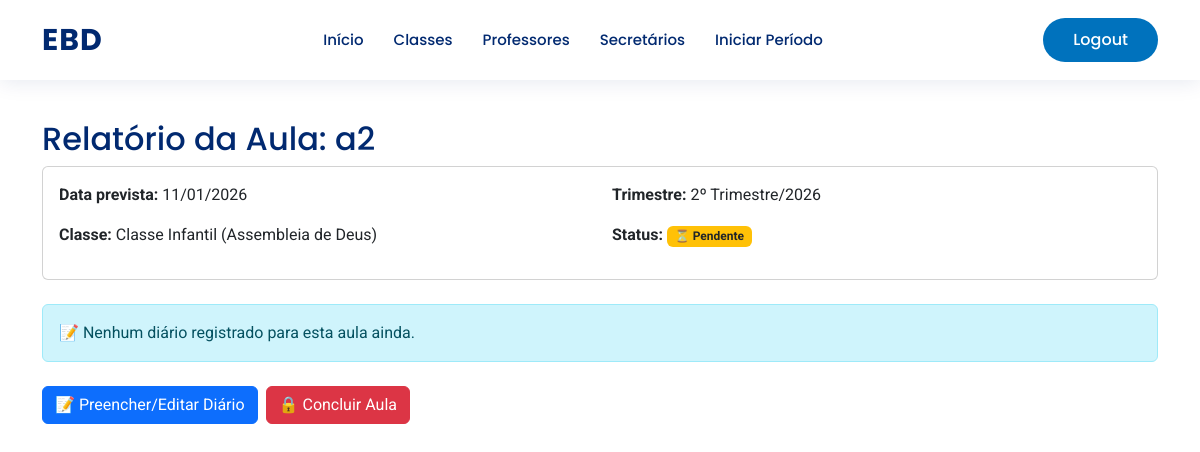
/relatorios/aula/52/ (signed in), run on an earlier commit of the app's database.
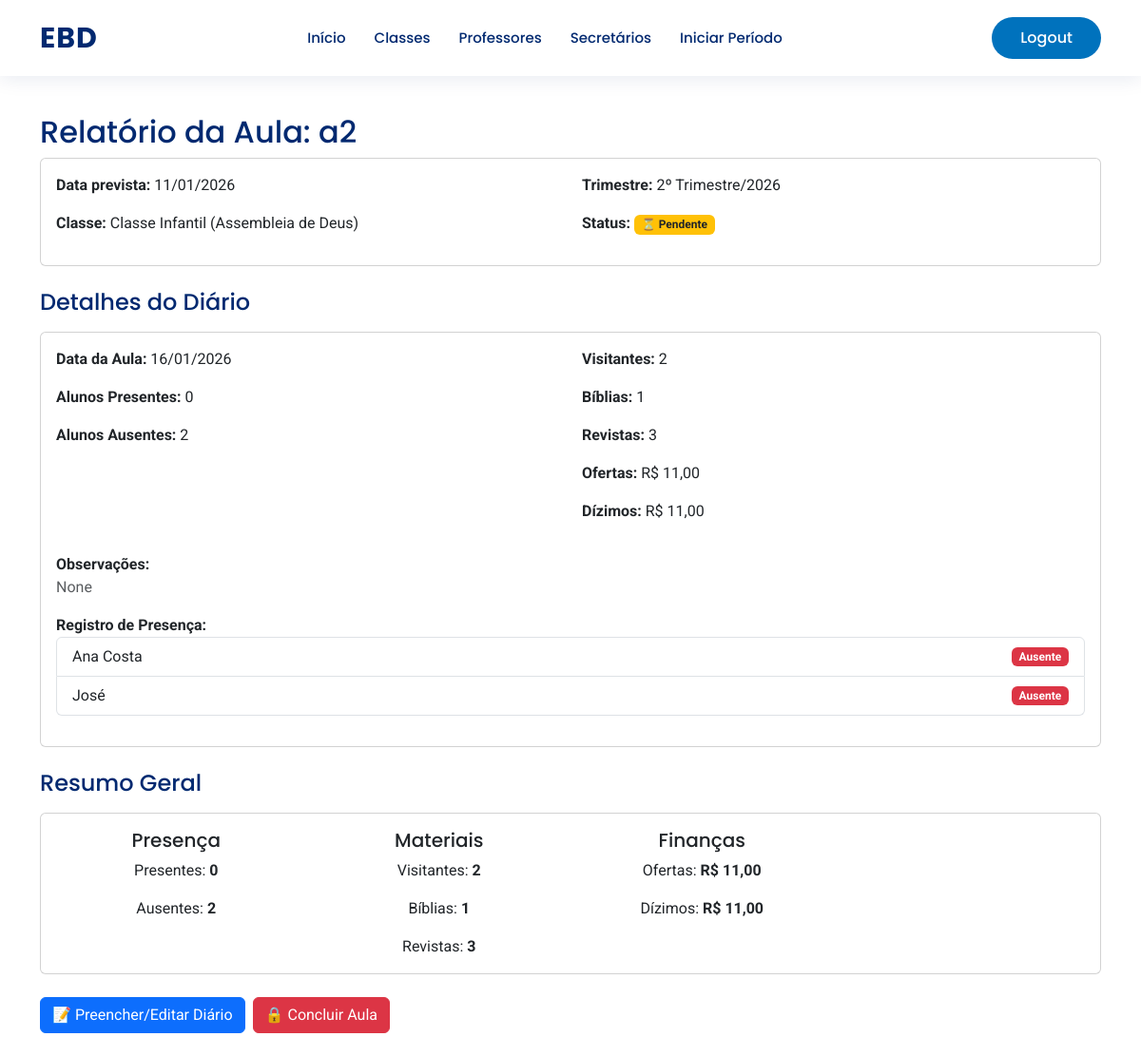
And on a later commit of the database.
### base/models.py (models this page shows, shortened)
class Diario(models.Model):
    aula = models.OneToOneField(Aula, on_delete=models.CASCADE, related_name="diario")
    data_da_aula = models.DateField(default=timezone.now)
    alunos_presentes = models.PositiveIntegerField(default=0)
    alunos_ausentes = models.PositiveIntegerField(default=0)
    visitantes = models.PositiveIntegerField(default=0)
    biblias = models.PositiveIntegerField(default=0)
    revistas = models.PositiveIntegerField(default=0)
    ofertas = models.DecimalField(max_digits=10, decimal_places=2, default=0.00)
    dizimos = models.DecimalField(max_digits=10, decimal_places=2, default=0.00)
    observacoes = models.TextField(blank=True, null=True)
    class Meta:
        verbose_name = "Diário"
        verbose_name_plural = "Diários"

class Presenca(models.Model):
    PRESENCA_CHOICES = [
        ('P', 'Presente'),
        ('F', 'Ausente'),
    ]
    aluno = models.ForeignKey(Aluno, on_delete=models.PROTECT, related_name="presencas")
    diario = models.ForeignKey(Diario, on_delete=models.CASCADE, related_name="presencas")
    status = models.CharField(max_length=8, choices=PRESENCA_CHOICES, default='F') #Chamada
    class Meta:
        verbose_name = "Presença"
        verbose_name_plural = "Presenças"
        unique_together = ('aluno', 'diario')

class Aluno(models.Model):
    igreja = models.ForeignKey(Igreja, on_delete=models.PROTECT, related_name="alunos")
    nome = models.CharField(max_length=200)
    data_nascimento = models.DateField()
    class Meta:
        verbose_name = "Aluno"
        verbose_name_plural = "Alunos"
        ordering = ["nome"]

### base/views.py (the view)
# urls.py: path('relatorios/aula/<int:id>/', views.relatorio_aula, name='relatorio_aula'),
@user_passes_test(is_secretario_or_superintendente)
def relatorio_aula(request, id):
    aula = get_object_or_404(Aula, id=id)
    diarios = Diario.objects.filter(aula=aula)
    resumo = {
        'alunos_presentes': sum(d.alunos_presentes for d in diarios),
        'alunos_ausentes': sum(d.alunos_ausentes for d in diarios),
        'visitantes': sum(d.visitantes for d in diarios),
        'biblias': sum(d.biblias for d in diarios),
        'revistas': sum(d.revistas for d in diarios),
        'ofertas': sum(d.ofertas for d in diarios),
        'dizimos': sum(d.dizimos for d in diarios),
    }
    return render(request, 'relatorio_aula.html', {'aula': aula, 'diarios': diarios, 'resumo': resumo})

### base/views.py (called while the page is built)
def is_secretario_or_superintendente(user): return user.is_authenticated and user.role in ['secretario', 'superintendente']

### base/templates/relatorio_aula.html (shortened to what the changed rows need)
{% extends 'tela_inicial/layout_base.html' %}
{% block conteudo %}
<div class="container py-4">
  <h2>Relatório da Aula: {{ aula.titulo }}</h2>
  <div class="card mb-4">
    <div class="card-body">
    </div>
  </div>
  {% if diarios %}
    <h4 class="mb-3">Detalhes do Diário</h4>
    {% for d in diarios %}
      <div class="card mb-4">
        <div class="card-body">
          <div class="row mb-3">
            <div class="col-md-6">
              <p><strong>Data da Aula:</strong> {{ d.data_da_aula|date:"d/m/Y" }}</p>
              <p><strong>Alunos Presentes:</strong> {{ d.alunos_presentes }}</p>
              <p><strong>Alunos Ausentes:</strong> {{ d.alunos_ausentes }}</p>
            </div>
            <div class="col-md-6">
              <p><strong>Visitantes:</strong> {{ d.visitantes }}</p>
              <p><strong>Bíblias:</strong> {{ d.biblias }}</p>
              <p><strong>Revistas:</strong> {{ d.revistas }}</p>
              <p><strong>Ofertas:</strong> R$ {{ d.ofertas|floatformat:2 }}</p>
              <p><strong>Dízimos:</strong> R$ {{ d.dizimos|floatformat:2 }}</p>
            </div>
          </div>
          {% if d.observacoes %}
            <div class="mb-3">
              <strong>Observações:</strong>
              <p class="text-muted">{{ d.observacoes }}</p>
            </div>
          {% endif %}
          {% if d.presencas.all %}
            <div class="mb-3">
              <strong>Registro de Presença:</strong>
              <ul class="list-group list-group-sm">
                {% for presenca in d.presencas.all %}
                  <li class="list-group-item d-flex justify-content-between align-items-center">
                    {{ presenca.aluno.nome }}
                    <span class="badge {% if presenca.status == 'P' %}bg-success{% else %}bg-danger{% endif %}">
                      {% if presenca.status == 'P' %}Presente{% else %}Ausente{% endif %}
                    </span>
                  </li>
                {% endfor %}
              </ul>
            </div>
          {% endif %}
        </div>
      </div>
    {% endfor %}
    {% if resumo %}
      <h4 class="mb-3">Resumo Geral</h4>
      <div class="card bg-white">
        <div class="card-body">
          <div class="row text-center">
            <div class="col-md-3">
              <h5 class="card-title">Presença</h5>
              <p class="card-text">Presentes: <strong>{{ resumo.alunos_presentes }}</strong></p>
              <p class="card-text">Ausentes: <strong>{{ resumo.alunos_ausentes }}</strong></p>
            </div>
            <div class="col-md-3">
              <h5 class="card-title">Materiais</h5>
              <p class="card-text">Visitantes: <strong>{{ resumo.visitantes }}</strong></p>
              <p class="card-text">Bíblias: <strong>{{ resumo.biblias }}</strong></p>
              <p class="card-text">Revistas: <strong>{{ resumo.revistas }}</strong></p>
            </div>
            <div class="col-md-3">
              <h5 class="card-title">Finanças</h5>
              <p class="card-text">Ofertas: <strong>R$ {{ resumo.ofertas|floatformat:2 }}</strong></p>
              <p class="card-text">Dízimos: <strong>R$ {{ resumo.dizimos|floatformat:2 }}</strong></p>
            </div>
          </div>
        </div>
      </div>
    {% endif %}
  {% else %}
    <div class="alert alert-info">
      📝 Nenhum diário registrado para esta aula ainda.
    </div>
  {% endif %}
  <div class="d-flex gap-2 mt-4">
    {% if not aula.concluida %}
      <a href="{% url 'diario_registro' aula.id %}" class="btn btn-primary">📝 Preencher/Editar Diário</a>
    {% else %}
      <button class="btn btn-primary" disabled title="Aula concluída - diário não pode ser editado">📝 Preencher/Editar Diário</button>
    {% endif %}
    {% if user.is_authenticated and user.role|add:'X' != 'professorX' and not aula.concluida %}
      <form method="post" action="{% url 'aula_concluir' aula.id %}" style="display:inline;">
      </form>
    {% endif %}
  </div>
</div>
{% endblock conteudo %}

What changed in the data, as far as the page shows it:
added Diario: data_da_aula "16/01/2026", alunos_presentes "0", alunos_ausentes "2", visitantes "2", biblias "1", revistas "3", ofertas "11,00", dizimos "11,00", observacoes "None"
added Presenca: aluno.nome "Ana Costa", status "Ausente"
added Presenca: aluno.nome "José", status "Ausente"
Also different on the page:
{{ resumo.alunos_presentes }}: (not shown) → "0"
{{ resumo.alunos_ausentes }}: (not shown) → "2"
{{ resumo.visitantes }}: (not shown) → "2"
{{ resumo.biblias }}: (not shown) → "1"
{{ resumo.revistas }}: (not shown) → "3"
{{ resumo.ofertas|floatformat:2 }}: (not shown) → "11,00"
{{ resumo.dizimos|floatformat:2 }}: (not shown) → "11,00"
text no longer shown: "📝 Nenhum diário registrado para esta aula ainda."
text now shown: "Detalhes do Diário Resumo Geral Presença Presentes: Ausentes: Materiais Visitantes: Bíblias: Revistas: Finanças Ofertas: R$ Dízimos: R$"
